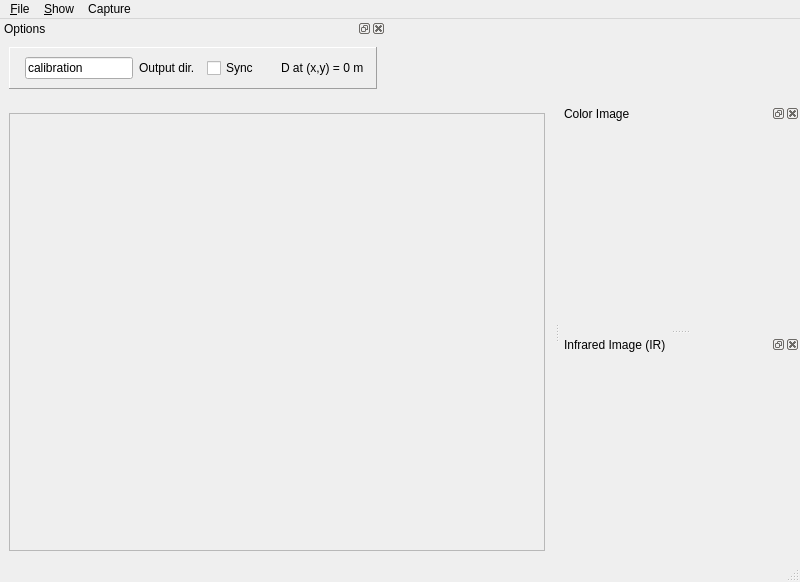
<?xml version="1.0" encoding="UTF-8"?>
<ui version="4.0">
 <class>RawImagesWindow</class>
 <widget class="QMainWindow" name="RawImagesWindow">
  <property name="geometry">
   <rect>
    <x>0</x>
    <y>0</y>
    <width>800</width>
    <height>582</height>
   </rect>
  </property>
  <property name="sizePolicy">
   <sizepolicy hsizetype="Expanding" vsizetype="Expanding">
    <horstretch>0</horstretch>
    <verstretch>0</verstretch>
   </sizepolicy>
  </property>
  <property name="windowTitle">
   <string>RGB-D Capture</string>
  </property>
  <widget class="QWidget" name="centralwidget">
   <layout class="QHBoxLayout" name="horizontalLayout">
    <item>
     <widget class="QFrame" name="frame_2">
      <property name="sizePolicy">
       <sizepolicy hsizetype="Expanding" vsizetype="Expanding">
        <horstretch>0</horstretch>
        <verstretch>0</verstretch>
       </sizepolicy>
      </property>
      <property name="frameShape">
       <enum>QFrame::StyledPanel</enum>
      </property>
      <property name="frameShadow">
       <enum>QFrame::Raised</enum>
      </property>
      <layout class="QHBoxLayout" name="horizontalLayout_2">
       <property name="margin">
        <number>1</number>
       </property>
       <item>
        <widget class="ntk::ImageWidget" name="depthView" native="true">
         <property name="minimumSize">
          <size>
           <width>320</width>
           <height>240</height>
          </size>
         </property>
         <property name="focusPolicy">
          <enum>Qt::ClickFocus</enum>
         </property>
        </widget>
       </item>
      </layout>
     </widget>
    </item>
   </layout>
  </widget>
  <widget class="QMenuBar" name="menubar">
   <property name="geometry">
    <rect>
     <x>0</x>
     <y>0</y>
     <width>800</width>
     <height>22</height>
    </rect>
   </property>
   <widget class="QMenu" name="menuShow">
    <property name="title">
     <string>&amp;Show</string>
    </property>
    <addaction name="action_Show_Object_Detector"/>
    <addaction name="action_3D_View"/>
    <addaction name="action_Filters"/>
   </widget>
   <widget class="QMenu" name="menuFile">
    <property name="title">
     <string>&amp;File</string>
    </property>
    <addaction name="action_GrabOneFrame"/>
    <addaction name="action_GrabFrames"/>
    <addaction name="action_Screen_capture_mode"/>
    <addaction name="actionSave_calibration_parameters"/>
    <addaction name="separator"/>
    <addaction name="action_Quit"/>
   </widget>
   <widget class="QMenu" name="menuCapture">
    <property name="title">
     <string>Capture</string>
    </property>
    <addaction name="actionPause"/>
    <addaction name="actionNext_frame"/>
    <addaction name="actionShow_IR"/>
    <addaction name="actionDual_RGB_IR_mode"/>
   </widget>
   <addaction name="menuFile"/>
   <addaction name="menuShow"/>
   <addaction name="menuCapture"/>
  </widget>
  <widget class="QStatusBar" name="statusbar"/>
  <widget class="QDockWidget" name="dockWidget">
   <property name="minimumSize">
    <size>
     <width>240</width>
     <height>146</height>
    </size>
   </property>
   <property name="windowTitle">
    <string>Color Image</string>
   </property>
   <attribute name="dockWidgetArea">
    <number>2</number>
   </attribute>
   <widget class="QWidget" name="dockWidgetContents">
    <property name="minimumSize">
     <size>
      <width>160</width>
      <height>120</height>
     </size>
    </property>
    <layout class="QHBoxLayout" name="horizontalLayout_3">
     <property name="margin">
      <number>1</number>
     </property>
     <item>
      <widget class="ntk::ImageWidget" name="colorView" native="true">
       <property name="sizePolicy">
        <sizepolicy hsizetype="Preferred" vsizetype="Preferred">
         <horstretch>0</horstretch>
         <verstretch>0</verstretch>
        </sizepolicy>
       </property>
      </widget>
     </item>
    </layout>
   </widget>
  </widget>
  <widget class="QDockWidget" name="dockWidget_2">
   <property name="minimumSize">
    <size>
     <width>240</width>
     <height>146</height>
    </size>
   </property>
   <property name="windowTitle">
    <string>Infrared Image (IR)</string>
   </property>
   <attribute name="dockWidgetArea">
    <number>2</number>
   </attribute>
   <widget class="QWidget" name="dockWidgetContents_2">
    <property name="minimumSize">
     <size>
      <width>160</width>
      <height>120</height>
     </size>
    </property>
    <layout class="QHBoxLayout" name="horizontalLayout_4">
     <property name="margin">
      <number>1</number>
     </property>
     <item>
      <widget class="ntk::ImageWidget" name="intensityView" native="true"/>
     </item>
    </layout>
   </widget>
  </widget>
  <widget class="QDockWidget" name="dockWidget_4">
   <property name="windowTitle">
    <string>Options</string>
   </property>
   <attribute name="dockWidgetArea">
    <number>4</number>
   </attribute>
   <widget class="QWidget" name="dockWidgetContents_4">
    <property name="sizePolicy">
     <sizepolicy hsizetype="Fixed" vsizetype="Fixed">
      <horstretch>0</horstretch>
      <verstretch>0</verstretch>
     </sizepolicy>
    </property>
    <layout class="QHBoxLayout" name="horizontalLayout_6">
     <item>
      <widget class="QFrame" name="frame">
       <property name="sizePolicy">
        <sizepolicy hsizetype="Fixed" vsizetype="Fixed">
         <horstretch>0</horstretch>
         <verstretch>0</verstretch>
        </sizepolicy>
       </property>
       <property name="frameShape">
        <enum>QFrame::Panel</enum>
       </property>
       <property name="frameShadow">
        <enum>QFrame::Raised</enum>
       </property>
       <property name="lineWidth">
        <number>1</number>
       </property>
       <layout class="QHBoxLayout" name="horizontalLayout_7">
        <item>
         <widget class="Line" name="line_3">
          <property name="orientation">
           <enum>Qt::Horizontal</enum>
          </property>
         </widget>
        </item>
        <item>
         <widget class="QLineEdit" name="outputDirText">
          <property name="minimumSize">
           <size>
            <width>100</width>
            <height>0</height>
           </size>
          </property>
          <property name="focusPolicy">
           <enum>Qt::ClickFocus</enum>
          </property>
          <property name="text">
           <string>calibration</string>
          </property>
         </widget>
        </item>
        <item>
         <widget class="QLabel" name="label">
          <property name="text">
           <string>Output dir.</string>
          </property>
         </widget>
        </item>
        <item>
         <widget class="Line" name="line_2">
          <property name="orientation">
           <enum>Qt::Horizontal</enum>
          </property>
         </widget>
        </item>
        <item>
         <widget class="QCheckBox" name="syncMode">
          <property name="text">
           <string>Sync</string>
          </property>
          <property name="checked">
           <bool>false</bool>
          </property>
         </widget>
        </item>
        <item>
         <widget class="Line" name="line">
          <property name="orientation">
           <enum>Qt::Horizontal</enum>
          </property>
         </widget>
        </item>
        <item>
         <spacer name="horizontalSpacer">
          <property name="orientation">
           <enum>Qt::Horizontal</enum>
          </property>
          <property name="sizeHint" stdset="0">
           <size>
            <width>10</width>
            <height>20</height>
           </size>
          </property>
         </spacer>
        </item>
        <item>
         <widget class="QLabel" name="distanceLabel">
          <property name="text">
           <string>D at (x,y) = 0 m </string>
          </property>
         </widget>
        </item>
       </layout>
      </widget>
     </item>
    </layout>
   </widget>
  </widget>
  <action name="action_GrabOneFrame">
   <property name="text">
    <string>Grab one frame</string>
   </property>
   <property name="shortcut">
    <string>Ctrl+G</string>
   </property>
  </action>
  <action name="action_Quit">
   <property name="text">
    <string>&amp;Quit</string>
   </property>
   <property name="shortcut">
    <string>Ctrl+Q</string>
   </property>
  </action>
  <action name="action_Show_Object_Detector">
   <property name="checkable">
    <bool>true</bool>
   </property>
   <property name="checked">
    <bool>false</bool>
   </property>
   <property name="text">
    <string>&amp;Object detector</string>
   </property>
  </action>
  <action name="action_3D_View">
   <property name="checkable">
    <bool>true</bool>
   </property>
   <property name="text">
    <string>3D &amp;View</string>
   </property>
  </action>
  <action name="action_Screen_capture_mode">
   <property name="checkable">
    <bool>true</bool>
   </property>
   <property name="enabled">
    <bool>true</bool>
   </property>
   <property name="text">
    <string>&amp;Screen capture mode</string>
   </property>
  </action>
  <action name="action_GrabFrames">
   <property name="checkable">
    <bool>true</bool>
   </property>
   <property name="text">
    <string>Grab all frames</string>
   </property>
  </action>
  <action name="action_Filters">
   <property name="checkable">
    <bool>true</bool>
   </property>
   <property name="text">
    <string>Filters</string>
   </property>
  </action>
  <action name="actionPa10_Controller">
   <property name="checkable">
    <bool>true</bool>
   </property>
   <property name="enabled">
    <bool>false</bool>
   </property>
   <property name="text">
    <string>Pa10 Controller</string>
   </property>
  </action>
  <action name="action_Show_Modeler">
   <property name="checkable">
    <bool>true</bool>
   </property>
   <property name="enabled">
    <bool>false</bool>
   </property>
   <property name="text">
    <string>3D Modeler</string>
   </property>
  </action>
  <action name="actionStep_by_step">
   <property name="text">
    <string>Step by step</string>
   </property>
  </action>
  <action name="actionStep_by_step_2">
   <property name="text">
    <string>Step by step</string>
   </property>
  </action>
  <action name="actionPause">
   <property name="checkable">
    <bool>true</bool>
   </property>
   <property name="text">
    <string>Pause</string>
   </property>
  </action>
  <action name="actionNext_frame">
   <property name="text">
    <string>Next frame</string>
   </property>
   <property name="shortcut">
    <string>Ctrl+Right</string>
   </property>
  </action>
  <action name="actionPedestrians">
   <property name="checkable">
    <bool>true</bool>
   </property>
   <property name="text">
    <string>Pedestrians</string>
   </property>
  </action>
  <action name="actionShow_IR">
   <property name="checkable">
    <bool>true</bool>
   </property>
   <property name="text">
    <string>Show IR</string>
   </property>
  </action>
  <action name="actionDual_RGB_IR_mode">
   <property name="checkable">
    <bool>true</bool>
   </property>
   <property name="text">
    <string>Dual RGB/IR mode</string>
   </property>
  </action>
  <action name="actionSave_calibration_parameters">
   <property name="text">
    <string>Save calibration parameters</string>
   </property>
  </action>
 </widget>
 <customwidgets>
  <customwidget>
   <class>ntk::ImageWidget</class>
   <extends>QWidget</extends>
   <header location="global">ntk/gui/image_widget.h</header>
   <container>1</container>
  </customwidget>
 </customwidgets>
 <resources/>
 <connections/>
</ui>
